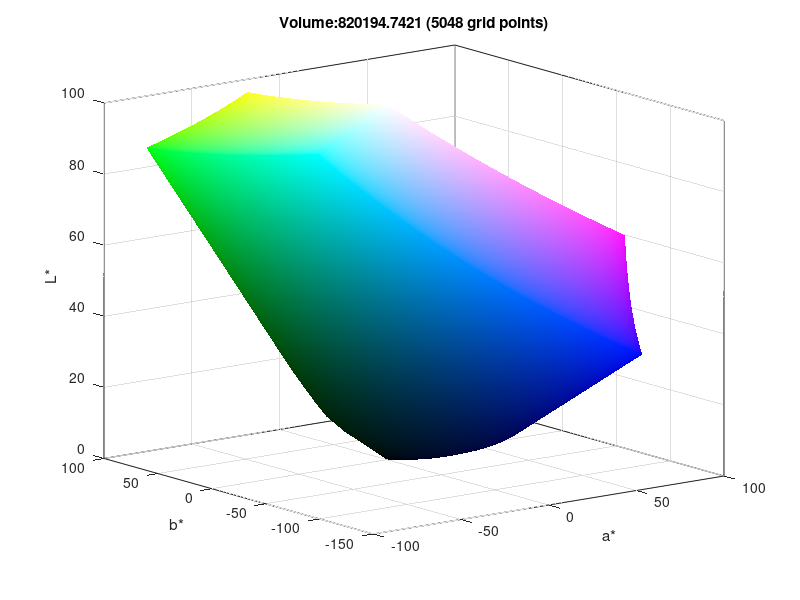

Here is the MATLAB script that generated this plot:
function tess

%%%%%%%%%%%%%%%%%%%%%%%%%%%%%%%%%%%%%%%%%%%%%%%%%%%%%

M = [ 3.2410 -0.9692  0.0556; % XYZ to Rec.709 RGB
     -1.5374  1.8760 -0.2040;
     -0.4986  0.0416  1.0570];
 
WhiteXYZ = [95.0456  100.0000  108.9058]; % D65 white

DISP_GAMMA = 2.2; % Display gamma (for CIELAB)

SPACE = 'CIELAB'; % CIELAB or ICTCP

Black = 0;
White = 100; % nits (must be 100 for CIELAB and <=10000 for ICTCP)
N = 30; % Nodes

%%%%%%%%%%%%%%%%%%%%%%%%%%%%%%%%%%%%%%%%%%%%%%%%%%%%%

switch SPACE
  case 'ICTCP'
    EOTF=@PQEOTF; OETF=@PQOETF;
    XYZ2CAM=@XYZ2ICTCP; GAIN=[2048, 1024, 2048];
    LABEL={'C_T','C_P','I'};GAINFIG=1/10000;
  case 'CIELAB'
    EOTF=@(x) x.^DISP_GAMMA; OETF=@(x) x.^(1/DISP_GAMMA);
    XYZ2CAM=@(xyz) xyz2lab(xyz,WhiteXYZ); GAIN=[1 1 1];
    LABEL={'a*','b*','L*'};GAINFIG=1;
end

Nodes = linspace(0,1,N);
[C1,C2,C3] = meshgrid(Nodes,Nodes,[0 1]);
RGB = [C1(:) C2(:) C3(:); C2(:) C3(:) C1(:); C3(:) C1(:) C2(:)];
XYZ = EOTF(RGB*(OETF(White)-OETF(Black))+OETF(Black))/M;
% XYZ = EOTF(RGB*(OETF(White)-OETF(Black))+OETF(Black))/inv(colormatrix(xy))';
LAB = XYZ2CAM(XYZ).* GAIN;

% COMPUTING MDC, Create tessellation of the surface
[i,j,f] = meshgrid(0:N-2, 0:N-2, 0:5);
startidx = f*N*N + i*N + j + 1;
tri = [[startidx(:), startidx(:)+1, startidx(:) + N+1]; ...
[startidx(:), startidx(:)+N, startidx(:) + N+1]];

% Calculate the volume of the tessellation
v321 = LAB (tri(:,3),1) .* LAB (tri(:,2),2) .* LAB (tri(:,1),3);
v231 = LAB (tri(:,2),1) .* LAB (tri(:,3),2) .* LAB (tri(:,1),3);
v312 = LAB (tri(:,3),1) .* LAB (tri(:,1),2) .* LAB (tri(:,2),3);
v132 = LAB (tri(:,1),1) .* LAB (tri(:,3),2) .* LAB (tri(:,2),3);
v213 = LAB (tri(:,2),1) .* LAB (tri(:,1),2) .* LAB (tri(:,3),3);
v123 = LAB (tri(:,1),1) .* LAB (tri(:,2),2) .* LAB (tri(:,3),3);
v = sum(abs((1/6)*(-v321 + v231 + v312 - v132 - v213 + v123)));

patch('faces',tri,'vertices', LAB(:,[2 3 1]),'facevertexc',(EOTF(RGB)*GAINFIG).^(1/2),'facec','interp','edgea',0.1);
xlabel(LABEL{1}), ylabel(LABEL{2}), zlabel(LABEL{3});  grid on; box on; view([-37.5 15])

title(['Volume:' num2str(v) ' (' num2str(N^2+(N-1)^2*4+(N-2)^2) ' grid points)'])

function E=PQOETF(O)
E =  (((3424/4096)+(2413/128).*(max(0,O)/10000).^(2610/16384)) ./ ...
                 (1+(2392/128).*(max(0,O)/10000).^(2610/16384))).^(2523/32);
               
function O=PQEOTF(E)
O = (max(E.^(32/2523)-(3424/4096),0) ./ ...
                  ((2413/128)-(2392/128)*E.^(32/2523))).^(16384/2610)*10000;

function ICTCP=XYZ2ICTCP(XYZ)
XYZ2LMSmat = [0.3593  0.6976 -0.0359; -0.1921 1.1005 0.0754; 0.0071 0.0748 0.8433];
LMS2ICTCPmat = [2048 2048 0; 6610 -13613 7003; 17933 -17390 -543]/4096;
ICTCP=(LMS2ICTCPmat*PQOETF(XYZ2LMSmat*XYZ'))'; % 0<ICTCP<1


function lab=xyz2lab(xyz,xyzw)
lab=nan(size(xyz));
ind=xyz(:,2)/xyzw(2) > 0.008856;
lab(ind,1)  = 116*(xyz(ind,2)./xyzw(2)).^(1/3) - 16;
lab(~ind,1) = 903.3*(xyz(~ind,2)/xyzw(2));
fx=nan(size(xyz,1),3);
for k=1:3
 ind=xyz(:,k)/xyzw(k) > 0.008856;
 fx(ind,k)  = (xyz(ind,k)./xyzw(k)).^(1/3);
 fx(~ind,k) = 7.787*(xyz(~ind,k)./xyzw(k)) + 16/116;
end
lab(:,2:3) = [500*(fx(:,1)-fx(:,2)) 200*(fx(:,2)-fx(:,3))];
